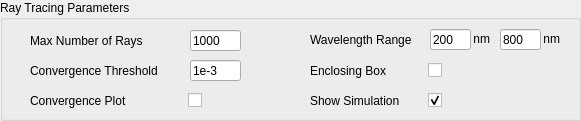
  <widget class="QGroupBox" name="groupBox_3">
   <property name="geometry">
    <rect>
     <x>10</x>
     <y>435</y>
     <width>581</width>
     <height>121</height>
    </rect>
   </property>
   <property name="title">
    <string>Ray Tracing Parameters</string>
   </property>
   <widget class="QLabel" name="label_3">
    <property name="enabled">
     <bool>true</bool>
    </property>
    <property name="geometry">
     <rect>
      <x>310</x>
      <y>29</y>
      <width>131</width>
      <height>21</height>
     </rect>
    </property>
    <property name="text">
     <string>Wavelength Range</string>
    </property>
   </widget>
   <widget class="QLabel" name="label_9">
    <property name="geometry">
     <rect>
      <x>30</x>
      <y>30</y>
      <width>131</width>
      <height>21</height>
     </rect>
    </property>
    <property name="text">
     <string>Max Number of Rays</string>
    </property>
   </widget>
   <widget class="QLabel" name="label_15">
    <property name="geometry">
     <rect>
      <x>470</x>
      <y>29</y>
      <width>31</width>
      <height>20</height>
     </rect>
    </property>
    <property name="text">
     <string> nm</string>
    </property>
   </widget>
   <widget class="QLabel" name="label_14">
    <property name="geometry">
     <rect>
      <x>540</x>
      <y>29</y>
      <width>31</width>
      <height>20</height>
     </rect>
    </property>
    <property name="text">
     <string> nm</string>
    </property>
   </widget>
   <widget class="QLineEdit" name="lineEdit_8">
    <property name="geometry">
     <rect>
      <x>190</x>
      <y>30</y>
      <width>51</width>
      <height>21</height>
     </rect>
    </property>
    <property name="text">
     <string>1000</string>
    </property>
   </widget>
   <widget class="QLineEdit" name="lineEdit_10">
    <property name="geometry">
     <rect>
      <x>500</x>
      <y>29</y>
      <width>41</width>
      <height>21</height>
     </rect>
    </property>
    <property name="text">
     <string>800</string>
    </property>
    <property name="placeholderText">
     <string>max</string>
    </property>
   </widget>
   <widget class="QLineEdit" name="lineEdit_9">
    <property name="geometry">
     <rect>
      <x>430</x>
      <y>29</y>
      <width>41</width>
      <height>21</height>
     </rect>
    </property>
    <property name="text">
     <string>200</string>
    </property>
    <property name="placeholderText">
     <string>min</string>
    </property>
   </widget>
   <widget class="QLabel" name="label_48">
    <property name="geometry">
     <rect>
      <x>30</x>
      <y>90</y>
      <width>111</width>
      <height>21</height>
     </rect>
    </property>
    <property name="text">
     <string>Convergence Plot</string>
    </property>
   </widget>
   <widget class="QCheckBox" name="checkBox_21">
    <property name="geometry">
     <rect>
      <x>188</x>
      <y>90</y>
      <width>21</width>
      <height>21</height>
     </rect>
    </property>
    <property name="text">
     <string/>
    </property>
   </widget>
   <widget class="QCheckBox" name="checkBox_20">
    <property name="geometry">
     <rect>
      <x>428</x>
      <y>60</y>
      <width>21</width>
      <height>21</height>
     </rect>
    </property>
    <property name="text">
     <string/>
    </property>
   </widget>
   <widget class="QLabel" name="label_47">
    <property name="geometry">
     <rect>
      <x>310</x>
      <y>60</y>
      <width>101</width>
      <height>21</height>
     </rect>
    </property>
    <property name="text">
     <string>Enclosing Box</string>
    </property>
   </widget>
   <widget class="QLabel" name="label_50">
    <property name="geometry">
     <rect>
      <x>30</x>
      <y>60</y>
      <width>151</width>
      <height>21</height>
     </rect>
    </property>
    <property name="text">
     <string>Convergence Threshold</string>
    </property>
   </widget>
   <widget class="QLineEdit" name="lineEdit_21">
    <property name="geometry">
     <rect>
      <x>190</x>
      <y>60</y>
      <width>51</width>
      <height>21</height>
     </rect>
    </property>
    <property name="text">
     <string>1e-3</string>
    </property>
   </widget>
   <widget class="QLabel" name="label_56">
    <property name="geometry">
     <rect>
      <x>310</x>
      <y>90</y>
      <width>111</width>
      <height>21</height>
     </rect>
    </property>
    <property name="text">
     <string>Show Simulation</string>
    </property>
   </widget>
   <widget class="QCheckBox" name="checkBox_22">
    <property name="geometry">
     <rect>
      <x>428</x>
      <y>90</y>
      <width>21</width>
      <height>21</height>
     </rect>
    </property>
    <property name="text">
     <string/>
    </property>
    <property name="checked">
     <bool>true</bool>
    </property>
   </widget>
  </widget>
